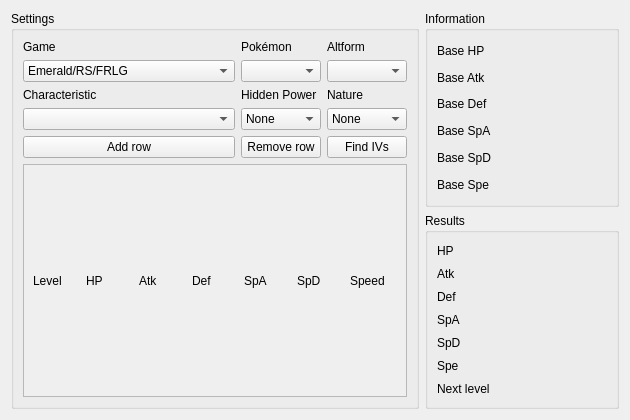
<?xml version="1.0" encoding="UTF-8"?>
<ui version="4.0">
 <class>IVCalculator</class>
 <widget class="QWidget" name="IVCalculator">
  <property name="geometry">
   <rect>
    <x>0</x>
    <y>0</y>
    <width>630</width>
    <height>420</height>
   </rect>
  </property>
  <property name="windowTitle">
   <string>IV Calculator</string>
  </property>
  <layout class="QGridLayout" name="gridLayout_3">
   <item row="0" column="0" rowspan="2">
    <widget class="QGroupBox" name="groupBoxSettings">
     <property name="title">
      <string>Settings</string>
     </property>
     <layout class="QGridLayout" name="gridLayout">
      <item row="0" column="0">
       <widget class="QLabel" name="labelGame">
        <property name="text">
         <string>Game</string>
        </property>
       </widget>
      </item>
      <item row="0" column="1">
       <widget class="QLabel" name="labelSpecies">
        <property name="text">
         <string>Pokémon</string>
        </property>
       </widget>
      </item>
      <item row="0" column="2">
       <widget class="QLabel" name="labelAltForm">
        <property name="text">
         <string>Altform</string>
        </property>
       </widget>
      </item>
      <item row="1" column="0">
       <widget class="ComboBox" name="comboBoxGame">
        <item>
         <property name="text">
          <string>Emerald/RS/FRLG</string>
         </property>
        </item>
        <item>
         <property name="text">
          <string>Diamond/Pearl/Platinum</string>
         </property>
        </item>
        <item>
         <property name="text">
          <string>Heartgold/Soulsilver</string>
         </property>
        </item>
        <item>
         <property name="text">
          <string>Black/White/Black 2/White 2</string>
         </property>
        </item>
        <item>
         <property name="text">
          <string>X/Y/Omega Ruby/Alpha Sapphire</string>
         </property>
        </item>
        <item>
         <property name="text">
          <string>Sword/Shield</string>
         </property>
        </item>
        <item>
         <property name="text">
          <string>Brilliant Diamond/Shining Pearl</string>
         </property>
        </item>
       </widget>
      </item>
      <item row="1" column="1">
       <widget class="ComboBox" name="comboBoxPokemon"/>
      </item>
      <item row="1" column="2">
       <widget class="QComboBox" name="comboBoxAltForm"/>
      </item>
      <item row="2" column="0">
       <widget class="QLabel" name="labelCharacteristic">
        <property name="text">
         <string>Characteristic</string>
        </property>
       </widget>
      </item>
      <item row="2" column="1">
       <widget class="QLabel" name="labelHiddenPower">
        <property name="text">
         <string>Hidden Power</string>
        </property>
       </widget>
      </item>
      <item row="2" column="2">
       <widget class="QLabel" name="labelNature">
        <property name="text">
         <string>Nature</string>
        </property>
       </widget>
      </item>
      <item row="3" column="0">
       <widget class="ComboBoxProxy" name="comboBoxCharacteristic"/>
      </item>
      <item row="3" column="1">
       <widget class="ComboBoxProxy" name="comboBoxHiddenPower">
        <item>
         <property name="text">
          <string>None</string>
         </property>
        </item>
       </widget>
      </item>
      <item row="3" column="2">
       <widget class="ComboBoxProxy" name="comboBoxNature">
        <item>
         <property name="text">
          <string>None</string>
         </property>
        </item>
       </widget>
      </item>
      <item row="4" column="0">
       <widget class="QPushButton" name="pushButtonAddRow">
        <property name="text">
         <string>Add row</string>
        </property>
       </widget>
      </item>
      <item row="4" column="1">
       <widget class="QPushButton" name="pushButtonRemoveRow">
        <property name="text">
         <string>Remove row</string>
        </property>
       </widget>
      </item>
      <item row="4" column="2">
       <widget class="QPushButton" name="pushButtonFindIVs">
        <property name="text">
         <string>Find IVs</string>
        </property>
       </widget>
      </item>
      <item row="5" column="0" colspan="3">
       <widget class="QScrollArea" name="scrollArea">
        <property name="widgetResizable">
         <bool>true</bool>
        </property>
        <widget class="QWidget" name="scrollAreaWidgetContents">
         <property name="geometry">
          <rect>
           <x>0</x>
           <y>0</y>
           <width>351</width>
           <height>234</height>
          </rect>
         </property>
         <layout class="QGridLayout" name="gridLayoutEntry">
          <item row="0" column="0">
           <widget class="QLabel" name="labelLevel">
            <property name="text">
             <string>Level</string>
            </property>
           </widget>
          </item>
          <item row="0" column="1">
           <widget class="QLabel" name="labelHP">
            <property name="text">
             <string>HP</string>
            </property>
           </widget>
          </item>
          <item row="0" column="2">
           <widget class="QLabel" name="labelAtk">
            <property name="text">
             <string>Atk</string>
            </property>
           </widget>
          </item>
          <item row="0" column="3">
           <widget class="QLabel" name="labelDef">
            <property name="text">
             <string>Def</string>
            </property>
           </widget>
          </item>
          <item row="0" column="4">
           <widget class="QLabel" name="labelSpA">
            <property name="text">
             <string>SpA</string>
            </property>
           </widget>
          </item>
          <item row="0" column="5">
           <widget class="QLabel" name="labelSpD">
            <property name="text">
             <string>SpD</string>
            </property>
           </widget>
          </item>
          <item row="0" column="6">
           <widget class="QLabel" name="labelSpe">
            <property name="text">
             <string>Speed</string>
            </property>
           </widget>
          </item>
         </layout>
        </widget>
       </widget>
      </item>
     </layout>
    </widget>
   </item>
   <item row="0" column="1">
    <widget class="QGroupBox" name="groupBoxInformation">
     <property name="title">
      <string>Information</string>
     </property>
     <layout class="QGridLayout" name="gridLayout_4">
      <item row="0" column="0">
       <widget class="QLabel" name="labelBaseHP">
        <property name="text">
         <string>Base HP</string>
        </property>
       </widget>
      </item>
      <item row="0" column="1">
       <widget class="QLabel" name="labelBaseHPValue"/>
      </item>
      <item row="1" column="0">
       <widget class="QLabel" name="labelBaseAtk">
        <property name="text">
         <string>Base Atk</string>
        </property>
       </widget>
      </item>
      <item row="1" column="1">
       <widget class="QLabel" name="labelBaseAtkValue"/>
      </item>
      <item row="2" column="0">
       <widget class="QLabel" name="labelBaseDef">
        <property name="text">
         <string>Base Def</string>
        </property>
       </widget>
      </item>
      <item row="2" column="1">
       <widget class="QLabel" name="labelBaseDefValue"/>
      </item>
      <item row="3" column="0">
       <widget class="QLabel" name="labelBaseSpA">
        <property name="text">
         <string>Base SpA</string>
        </property>
       </widget>
      </item>
      <item row="3" column="1">
       <widget class="QLabel" name="labelBaseSpAValue"/>
      </item>
      <item row="4" column="0">
       <widget class="QLabel" name="labelBaseSpD">
        <property name="text">
         <string>Base SpD</string>
        </property>
       </widget>
      </item>
      <item row="4" column="1">
       <widget class="QLabel" name="labelBaseSpDValue"/>
      </item>
      <item row="5" column="0">
       <widget class="QLabel" name="labelBaseSpe">
        <property name="text">
         <string>Base Spe</string>
        </property>
       </widget>
      </item>
      <item row="5" column="1">
       <widget class="QLabel" name="labelBaseSpeValue"/>
      </item>
     </layout>
    </widget>
   </item>
   <item row="1" column="1">
    <widget class="QGroupBox" name="groupBoxResults">
     <property name="title">
      <string>Results</string>
     </property>
     <layout class="QGridLayout" name="gridLayout_5">
      <item row="0" column="0">
       <widget class="QLabel" name="labelHPIV">
        <property name="text">
         <string>HP</string>
        </property>
       </widget>
      </item>
      <item row="0" column="1">
       <widget class="QLabel" name="labelHPIVValue"/>
      </item>
      <item row="1" column="0">
       <widget class="QLabel" name="labelAtkIV">
        <property name="text">
         <string>Atk</string>
        </property>
       </widget>
      </item>
      <item row="1" column="1">
       <widget class="QLabel" name="labelAtkIVValue"/>
      </item>
      <item row="2" column="0">
       <widget class="QLabel" name="labelDefIV">
        <property name="text">
         <string>Def</string>
        </property>
       </widget>
      </item>
      <item row="2" column="1">
       <widget class="QLabel" name="labelDefIVValue"/>
      </item>
      <item row="3" column="0">
       <widget class="QLabel" name="labelSpAIV">
        <property name="text">
         <string>SpA</string>
        </property>
       </widget>
      </item>
      <item row="3" column="1">
       <widget class="QLabel" name="labelSpAIVValue"/>
      </item>
      <item row="4" column="0">
       <widget class="QLabel" name="labelSpDIV">
        <property name="text">
         <string>SpD</string>
        </property>
       </widget>
      </item>
      <item row="4" column="1">
       <widget class="QLabel" name="labelSpDIVValue"/>
      </item>
      <item row="5" column="0">
       <widget class="QLabel" name="labelSpeIV">
        <property name="text">
         <string>Spe</string>
        </property>
       </widget>
      </item>
      <item row="5" column="1">
       <widget class="QLabel" name="labelSpeIVValue"/>
      </item>
      <item row="6" column="0">
       <widget class="QLabel" name="labelNextLevel">
        <property name="text">
         <string>Next level</string>
        </property>
       </widget>
      </item>
      <item row="6" column="1">
       <widget class="QLabel" name="labelNextLevelValue"/>
      </item>
     </layout>
    </widget>
   </item>
  </layout>
 </widget>
 <customwidgets>
  <customwidget>
   <class>ComboBox</class>
   <extends>QComboBox</extends>
   <header>Form/Controls/ComboBox.hpp</header>
  </customwidget>
  <customwidget>
   <class>ComboBoxProxy</class>
   <extends>QComboBox</extends>
   <header>Form/Controls/ComboBoxProxy.hpp</header>
  </customwidget>
 </customwidgets>
 <resources/>
 <connections/>
</ui>
